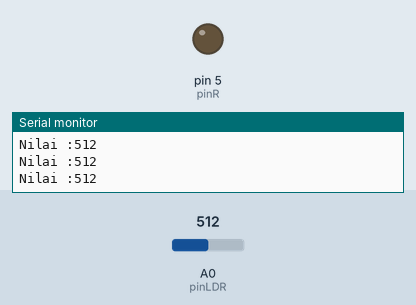
Recording of a sketch running on a simulated Arduino Uno, built with avr-gcc and run on an emulated ATmega328P. On the bench: output pins drawn as LEDs (lit = HIGH), the last lines printed to the serial monitor. Inputs (shaded band) come from the test bench; at power-on: A0 (pinLDR) = 512.

Above: at 1.2 s.
1.3 s: A0 (pinLDR) set to 692
2.8 s: A0 (pinLDR) set to 707
At 4.1 s:
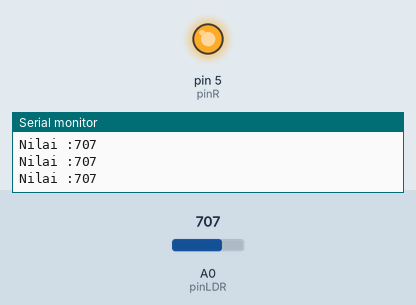
4.4 s: A0 (pinLDR) set to 690
At 5.6 s:
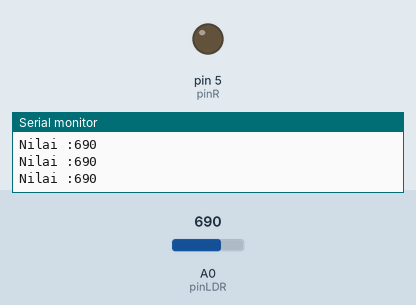
6.0 s: A0 (pinLDR) set to 710
At 7.1 s:
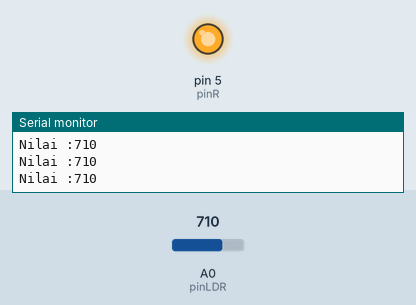
Timing chart, 0 to 8.6 s (numbered marks = the images above; inputs shaded):
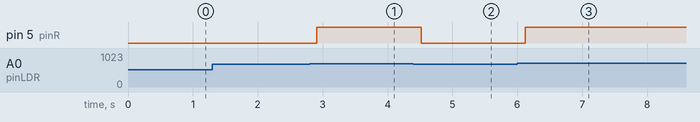

Measured:
- the behaviour switches between 700 and 701 on A0 (pinLDR) (found by bisection; images 0 and 1)
- after the input at 2.8 s, pin 5 (pinR): LOW → HIGH after 0.11 s
- after the input at 4.4 s, pin 5 (pinR): HIGH → LOW after 0.12 s
- after the input at 6.0 s, pin 5 (pinR): LOW → HIGH after 0.12 s

The sketch:

1.challengldr.ino
```cpp
//INISIALISASI
int pinLDR=A0;
int pinR=5;

void setup() {
  // put your setup code here, to run once:
Serial.begin(9600);
pinMode(pinR,OUTPUT);
}

void loop() {
  // put your main code here, to run repeatedly:
int bacaLDR=analogRead(pinLDR);

//PRINT TO SERIAL
Serial.print("Nilai :");
Serial.print(bacaLDR);
Serial.println();
delay(100);

//
if (bacaLDR>700){
  digitalWrite(pinR,HIGH);
}
else{
  digitalWrite(pinR,LOW);
}
}
```
